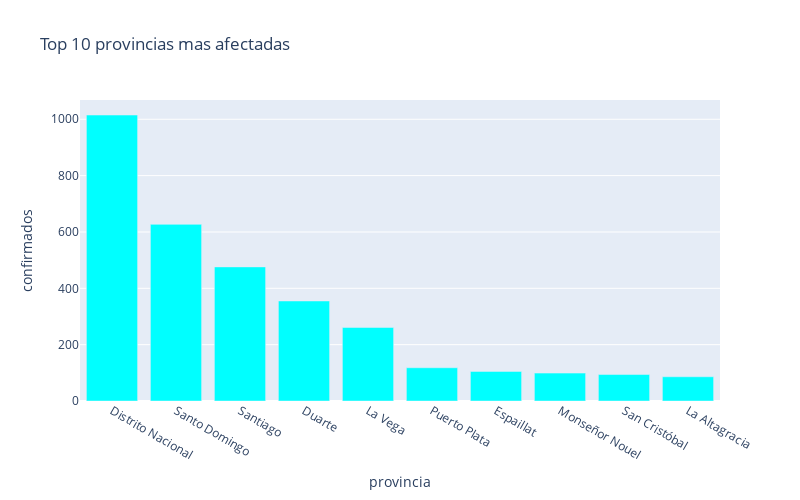

Here is the notebook cell this chart was saved with:
### Code cell
px.bar(
    sorted_provinces_df.head(10),
    x = "provincia",
    y = "confirmados",
    title= "Top 10 provincias mas afectadas", # the axis names
    color_discrete_sequence=["cyan"], 
    height=500,
    width=800
)

### Figure 1 — Plotly figure (JSON) as saved in the notebook; plotly's stock layout.template omitted (floating-point values rounded to 4 significant figures)
{"data": [{"alignmentgroup": "True", "hovertemplate": "provincia=%{x}<br>confirmados=%{y}<extra></extra>", "legendgroup": "", "marker": {"color": "cyan"}, "name": "", "offsetgroup": "", "orientation": "v", "showlegend": false, "textposition": "auto", "type": "bar", "x": ["Distrito Nacional", "Santo Domingo", "Santiago", "Duarte", "La Vega", "Puerto Plata", "Espaillat", "Monseñor Nouel", "San Cristóbal", "La Altagracia"], "xaxis": "x", "y": [1015, 627, 476, 355, 261, 118, 105, 99, 94, 86], "yaxis": "y"}], "layout": {"barmode": "relative", "height": 500, "legend": {"tracegroupgap": 0}, "title": {"text": "Top 10 provincias mas afectadas"}, "width": 800, "xaxis": {"anchor": "y", "domain": [0, 1], "title": {"text": "provincia"}}, "yaxis": {"anchor": "x", "domain": [0, 1], "title": {"text": "confirmados"}}}}
